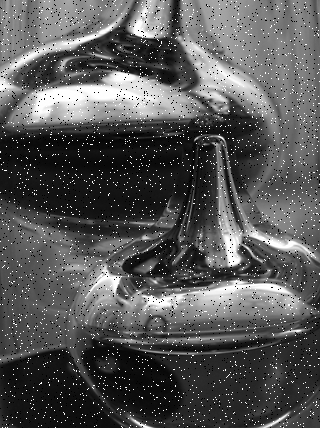
#> input picture vis/pr2/images/p1.png, 320 x 428 px, found by its file name
$ python edge.py
#> lines starting #> are read from the running program, lines starting #| are printed output that depends on the picture
import cv2
import numpy as np
from matplotlib import pyplot as plt

def apply_sobel_filter(image_path):
    # Load the image in grayscale
#> called with image_path = './pr2/images/p1.png'
    image = cv2.imread(image_path, cv2.IMREAD_GRAYSCALE)
#> image is the input picture: shape (428, 320); min 0, max 255, mean 86.8
    if image is None:
        raise ValueError("Image not found at specified path.")

    # Define Sobel kernels
    sobel_kernel_x = np.array([[1, 0, -1],
                               [2, 0, -2],
                               [1, 0, -1]], dtype=np.float32)

    sobel_kernel_y = np.array([[1, 2, 1],
                               [0, 0, 0],
                               [-1, -2, -1]], dtype=np.float32)

    # Apply convolution with Sobel kernels
    gradient_x = cv2.filter2D(image, -1, sobel_kernel_x)
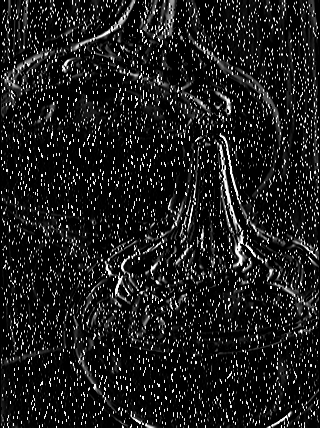
#> gradient_x: shape (428, 320); min 0, max 255, mean 29.4
    gradient_y = cv2.filter2D(image, -1, sobel_kernel_y)
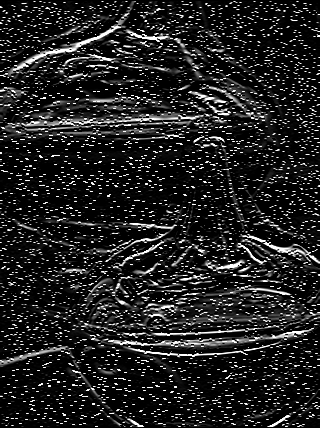
#> gradient_y: shape (428, 320); min 0, max 255, mean 34.4

    # Compute the magnitude of gradients
    sobel_magnitude = cv2.magnitude(gradient_x.astype(np.float32), gradient_y.astype(np.float32))
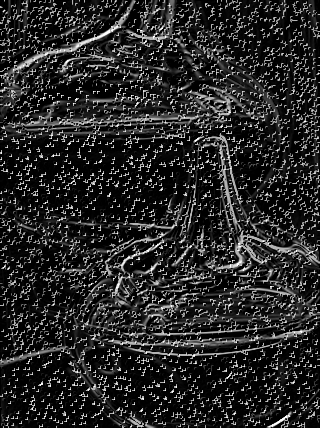
#> sobel_magnitude: shape (428, 320) float32; min 0, max 360.6, mean 57.5; drawn with min black and max white

    # Display the results
    plt.figure(figsize=(12, 6))
    plt.subplot(1, 3, 1)
    plt.title('Original Image')
    plt.imshow(image, cmap='gray')

    plt.subplot(1, 3, 2)
    plt.title('Sobel Filter X')
    plt.imshow(gradient_x, cmap='gray')

    plt.subplot(1, 3, 3)
    plt.title('Sobel Filter Y')
    plt.imshow(gradient_y, cmap='gray')

    plt.figure()
    plt.title('Sobel Edge Magnitude')
    plt.imshow(sobel_magnitude, cmap='gray')
    plt.show()
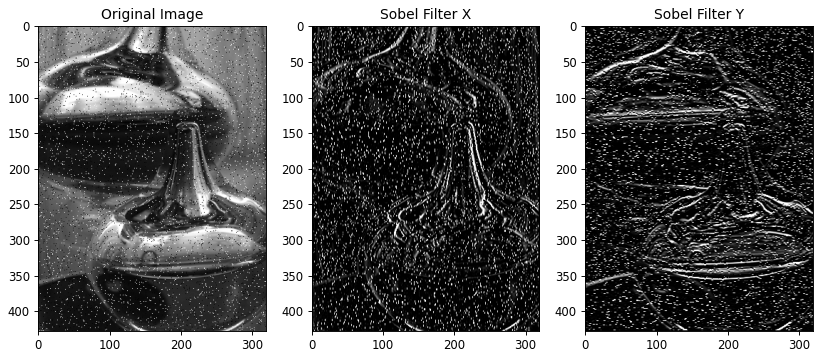
#> figure drawn by matplotlib, 3 panels

# Example usage
apply_sobel_filter("./pr2/images/p1.png")

$ run again, with vis/pr2/images/p2.jpg saved as vis/pr2/images/p1.png
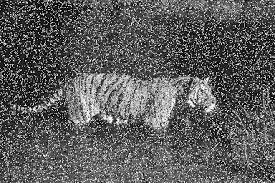
#> input picture vis/pr2/images/p2.jpg, 275 x 183 px, found by its file name
#> in apply_sobel_filter, image is the input picture: shape (183, 275); min 0, max 255, mean 92.3
#> in apply_sobel_filter, `sobel_magnitude = cv2.magnitude(gradient_x.astype(np.float32), gradien..`:
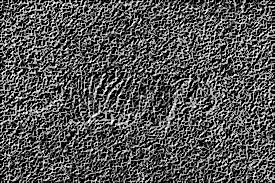
#> sobel_magnitude: shape (183, 275) float32; min 0, max 360.6, mean 120.6; drawn with min black and max white
#> in apply_sobel_filter, `plt.show()`:
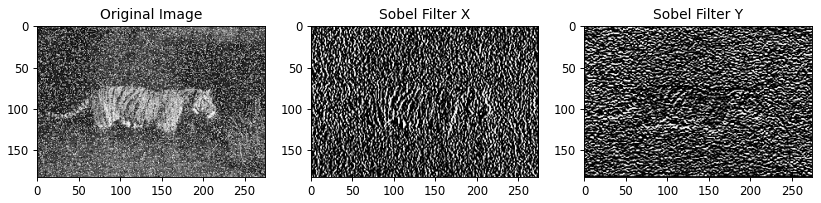
#> figure drawn by matplotlib, 3 panels

$ run again, with vis/pr2/images/p3.jpg saved as vis/pr2/images/p1.png
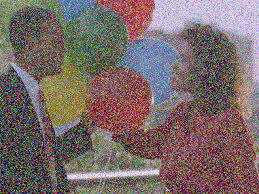
#> input picture vis/pr2/images/p3.jpg, 259 x 194 px, found by its file name
#> in apply_sobel_filter, `image = cv2.imread(image_path, cv2.IMREAD_GRAYSCALE)`:
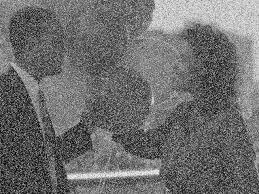
#> image: shape (194, 259); min 0, max 252, mean 110
#> in apply_sobel_filter, `sobel_magnitude = cv2.magnitude(gradient_x.astype(np.float32), gradien..`:
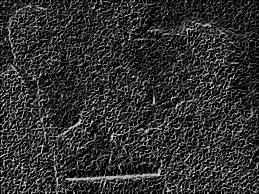
#> sobel_magnitude: shape (194, 259) float32; min 0, max 360.6, mean 69.3; drawn with min black and max white
